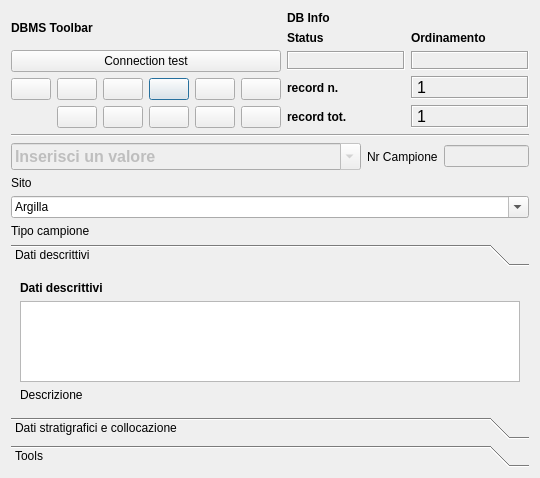
<?xml version="1.0" encoding="UTF-8"?>
<ui version="4.0">
 <class>DialogCampioni</class>
 <widget class="QDialog" name="DialogCampioni">
  <property name="geometry">
   <rect>
    <x>0</x>
    <y>0</y>
    <width>540</width>
    <height>478</height>
   </rect>
  </property>
  <property name="minimumSize">
   <size>
    <width>540</width>
    <height>400</height>
   </size>
  </property>
  <property name="windowTitle">
   <string>pyArchInit Gestione Scavi - Scheda Campioni</string>
  </property>
  <property name="windowIcon">
   <iconset resource="resources.qrc">
    <normaloff>:/icons/iconSite.png</normaloff>:/images/iconSite.png</iconset>
  </property>
  <layout class="QGridLayout" name="gridLayout_7">
   <item row="0" column="1" colspan="3">
    <layout class="QGridLayout" name="gridLayout_2">
     <item row="0" column="0">
      <widget class="QLabel" name="label_29">
       <property name="font">
        <font>
         <weight>75</weight>
         <bold>true</bold>
        </font>
       </property>
       <property name="text">
        <string>DBMS Toolbar</string>
       </property>
      </widget>
     </item>
     <item row="0" column="1" rowspan="3">
      <layout class="QGridLayout" name="gridLayout_5">
       <item row="0" column="0">
        <widget class="QLabel" name="label_42">
         <property name="font">
          <font>
           <weight>75</weight>
           <bold>true</bold>
          </font>
         </property>
         <property name="autoFillBackground">
          <bool>true</bool>
         </property>
         <property name="text">
          <string>DB Info</string>
         </property>
        </widget>
       </item>
       <item row="1" column="0">
        <layout class="QGridLayout" name="gridLayout_4">
         <item row="0" column="1">
          <widget class="QLabel" name="label_43">
           <property name="font">
            <font>
             <pointsize>9</pointsize>
             <weight>75</weight>
             <bold>true</bold>
            </font>
           </property>
           <property name="text">
            <string>Ordinamento</string>
           </property>
           <property name="margin">
            <number>0</number>
           </property>
          </widget>
         </item>
         <item row="1" column="0">
          <widget class="QLabel" name="label_status">
           <property name="minimumSize">
            <size>
             <width>40</width>
             <height>0</height>
            </size>
           </property>
           <property name="font">
            <font>
             <pointsize>10</pointsize>
             <weight>75</weight>
             <bold>true</bold>
            </font>
           </property>
           <property name="cursor">
            <cursorShape>ForbiddenCursor</cursorShape>
           </property>
           <property name="mouseTracking">
            <bool>false</bool>
           </property>
           <property name="contextMenuPolicy">
            <enum>Qt::DefaultContextMenu</enum>
           </property>
           <property name="frameShape">
            <enum>QFrame::Box</enum>
           </property>
           <property name="frameShadow">
            <enum>QFrame::Sunken</enum>
           </property>
           <property name="text">
            <string/>
           </property>
           <property name="alignment">
            <set>Qt::AlignCenter</set>
           </property>
           <property name="margin">
            <number>0</number>
           </property>
          </widget>
         </item>
         <item row="1" column="1">
          <widget class="QLabel" name="label_sort">
           <property name="font">
            <font>
             <pointsize>10</pointsize>
             <weight>75</weight>
             <bold>true</bold>
            </font>
           </property>
           <property name="cursor">
            <cursorShape>ForbiddenCursor</cursorShape>
           </property>
           <property name="mouseTracking">
            <bool>false</bool>
           </property>
           <property name="contextMenuPolicy">
            <enum>Qt::DefaultContextMenu</enum>
           </property>
           <property name="frameShape">
            <enum>QFrame::Box</enum>
           </property>
           <property name="frameShadow">
            <enum>QFrame::Sunken</enum>
           </property>
           <property name="text">
            <string/>
           </property>
           <property name="alignment">
            <set>Qt::AlignCenter</set>
           </property>
           <property name="margin">
            <number>0</number>
           </property>
          </widget>
         </item>
         <item row="0" column="0">
          <widget class="QLabel" name="label_34">
           <property name="font">
            <font>
             <pointsize>9</pointsize>
             <weight>75</weight>
             <bold>true</bold>
            </font>
           </property>
           <property name="text">
            <string>Status</string>
           </property>
           <property name="margin">
            <number>0</number>
           </property>
          </widget>
         </item>
        </layout>
       </item>
       <item row="2" column="0">
        <layout class="QGridLayout" name="gridLayout_3">
         <item row="0" column="0">
          <widget class="QLabel" name="label_27">
           <property name="font">
            <font>
             <pointsize>9</pointsize>
             <weight>75</weight>
             <bold>true</bold>
            </font>
           </property>
           <property name="text">
            <string>record n.</string>
           </property>
           <property name="margin">
            <number>0</number>
           </property>
          </widget>
         </item>
         <item row="0" column="1">
          <widget class="QLabel" name="label_rec_corrente">
           <property name="font">
            <font>
             <family>Microsoft Sans Serif</family>
             <pointsize>12</pointsize>
            </font>
           </property>
           <property name="cursor">
            <cursorShape>ForbiddenCursor</cursorShape>
           </property>
           <property name="mouseTracking">
            <bool>false</bool>
           </property>
           <property name="contextMenuPolicy">
            <enum>Qt::DefaultContextMenu</enum>
           </property>
           <property name="frameShape">
            <enum>QFrame::Box</enum>
           </property>
           <property name="frameShadow">
            <enum>QFrame::Sunken</enum>
           </property>
           <property name="text">
            <string>1</string>
           </property>
          </widget>
         </item>
         <item row="1" column="0">
          <widget class="QLabel" name="label_28">
           <property name="font">
            <font>
             <pointsize>9</pointsize>
             <weight>75</weight>
             <bold>true</bold>
            </font>
           </property>
           <property name="text">
            <string>record tot.</string>
           </property>
           <property name="margin">
            <number>0</number>
           </property>
          </widget>
         </item>
         <item row="1" column="1">
          <widget class="QLabel" name="label_rec_tot">
           <property name="font">
            <font>
             <family>Microsoft Sans Serif</family>
             <pointsize>12</pointsize>
            </font>
           </property>
           <property name="cursor">
            <cursorShape>ForbiddenCursor</cursorShape>
           </property>
           <property name="mouseTracking">
            <bool>false</bool>
           </property>
           <property name="contextMenuPolicy">
            <enum>Qt::DefaultContextMenu</enum>
           </property>
           <property name="frameShape">
            <enum>QFrame::Box</enum>
           </property>
           <property name="frameShadow">
            <enum>QFrame::Sunken</enum>
           </property>
           <property name="text">
            <string>1</string>
           </property>
          </widget>
         </item>
        </layout>
       </item>
      </layout>
     </item>
     <item row="2" column="0">
      <layout class="QGridLayout" name="gridLayout">
       <item row="0" column="5">
        <widget class="QPushButton" name="pushButton_last_rec">
         <property name="toolTip">
          <string>Last rec</string>
         </property>
         <property name="text">
          <string/>
         </property>
         <property name="icon">
          <iconset resource="resources.qrc">
           <normaloff>:/icons/7_rightArrows.png</normaloff>:/images/7_rightArrows.png</iconset>
         </property>
        </widget>
       </item>
       <item row="0" column="6">
        <widget class="QPushButton" name="pushButton_new_rec">
         <property name="font">
          <font>
           <pointsize>9</pointsize>
          </font>
         </property>
         <property name="toolTip">
          <string>New record</string>
         </property>
         <property name="text">
          <string/>
         </property>
         <property name="icon">
          <iconset resource="resources.qrc">
           <normaloff>:/icons/newrec.png</normaloff>:/images/newrec.png</iconset>
         </property>
        </widget>
       </item>
       <item row="0" column="7">
        <widget class="QPushButton" name="pushButton_save">
         <property name="font">
          <font>
           <pointsize>9</pointsize>
          </font>
         </property>
         <property name="toolTip">
          <string>Save</string>
         </property>
         <property name="text">
          <string/>
         </property>
         <property name="icon">
          <iconset resource="resources.qrc">
           <normaloff>:/icons/b_save.png</normaloff>:/images/b_save.png</iconset>
         </property>
         <property name="autoDefault">
          <bool>false</bool>
         </property>
        </widget>
       </item>
       <item row="1" column="4">
        <widget class="QPushButton" name="pushButton_new_search">
         <property name="font">
          <font>
           <pointsize>9</pointsize>
          </font>
         </property>
         <property name="toolTip">
          <string>new search</string>
         </property>
         <property name="text">
          <string/>
         </property>
         <property name="icon">
          <iconset resource="resources.qrc">
           <normaloff>:/icons/new_search.png</normaloff>:/images/new_search.png</iconset>
         </property>
        </widget>
       </item>
       <item row="1" column="5">
        <widget class="QPushButton" name="pushButton_search_go">
         <property name="font">
          <font>
           <pointsize>9</pointsize>
          </font>
         </property>
         <property name="toolTip">
          <string>search !!!</string>
         </property>
         <property name="text">
          <string/>
         </property>
         <property name="icon">
          <iconset resource="resources.qrc">
           <normaloff>:/icons/search.png</normaloff>:/images/search.png</iconset>
         </property>
        </widget>
       </item>
       <item row="1" column="6">
        <widget class="QPushButton" name="pushButton_sort">
         <property name="font">
          <font>
           <pointsize>9</pointsize>
          </font>
         </property>
         <property name="toolTip">
          <string>Order by</string>
         </property>
         <property name="text">
          <string/>
         </property>
         <property name="icon">
          <iconset resource="resources.qrc">
           <normaloff>:/icons/sort.png</normaloff>:/images/sort.png</iconset>
         </property>
        </widget>
       </item>
       <item row="1" column="7">
        <widget class="QPushButton" name="pushButton_view_all">
         <property name="font">
          <font>
           <pointsize>9</pointsize>
          </font>
         </property>
         <property name="toolTip">
          <string>View alls records</string>
         </property>
         <property name="text">
          <string/>
         </property>
         <property name="icon">
          <iconset resource="resources.qrc">
           <normaloff>:/icons/view_all.png</normaloff>:/images/view_all.png</iconset>
         </property>
        </widget>
       </item>
       <item row="0" column="4">
        <widget class="QPushButton" name="pushButton_next_rec">
         <property name="toolTip">
          <string>Next rec</string>
         </property>
         <property name="text">
          <string/>
         </property>
         <property name="icon">
          <iconset resource="resources.qrc">
           <normaloff>:/icons/6_rightArrow.png</normaloff>:/images/6_rightArrow.png</iconset>
         </property>
        </widget>
       </item>
       <item row="0" column="3">
        <widget class="QPushButton" name="pushButton_prev_rec">
         <property name="maximumSize">
          <size>
           <width>75</width>
           <height>16777215</height>
          </size>
         </property>
         <property name="toolTip">
          <string>Prev rec</string>
         </property>
         <property name="text">
          <string/>
         </property>
         <property name="icon">
          <iconset resource="resources.qrc">
           <normaloff>:/icons/4_leftArrow.png</normaloff>:/images/4_leftArrow.png</iconset>
         </property>
        </widget>
       </item>
       <item row="0" column="2">
        <widget class="QPushButton" name="pushButton_first_rec">
         <property name="toolTip">
          <string>First rec</string>
         </property>
         <property name="text">
          <string/>
         </property>
         <property name="icon">
          <iconset resource="resources.qrc">
           <normaloff>:/icons/5_leftArrows.png</normaloff>:/images/5_leftArrows.png</iconset>
         </property>
        </widget>
       </item>
       <item row="1" column="3">
        <widget class="QPushButton" name="pushButton_delete">
         <property name="maximumSize">
          <size>
           <width>75</width>
           <height>16777215</height>
          </size>
         </property>
         <property name="font">
          <font>
           <pointsize>9</pointsize>
          </font>
         </property>
         <property name="toolTip">
          <string>Delete record</string>
         </property>
         <property name="text">
          <string/>
         </property>
         <property name="icon">
          <iconset resource="resources.qrc">
           <normaloff>:/icons/delete.png</normaloff>:/images/delete.png</iconset>
         </property>
        </widget>
       </item>
      </layout>
     </item>
     <item row="1" column="0">
      <widget class="QPushButton" name="pushButton_connect">
       <property name="text">
        <string>Connection test</string>
       </property>
      </widget>
     </item>
    </layout>
   </item>
   <item row="1" column="1" colspan="3">
    <widget class="Line" name="line_8">
     <property name="font">
      <font>
       <weight>75</weight>
       <bold>true</bold>
      </font>
     </property>
     <property name="orientation">
      <enum>Qt::Horizontal</enum>
     </property>
    </widget>
   </item>
   <item row="2" column="1">
    <widget class="QComboBox" name="comboBox_sito">
     <property name="enabled">
      <bool>false</bool>
     </property>
     <property name="minimumSize">
      <size>
       <width>350</width>
       <height>0</height>
      </size>
     </property>
     <property name="font">
      <font>
       <pointsize>12</pointsize>
       <weight>75</weight>
       <bold>true</bold>
      </font>
     </property>
     <property name="mouseTracking">
      <bool>true</bool>
     </property>
     <property name="editable">
      <bool>true</bool>
     </property>
     <property name="maxVisibleItems">
      <number>99999</number>
     </property>
     <property name="maxCount">
      <number>2147483647</number>
     </property>
     <item>
      <property name="text">
       <string>Inserisci un valore</string>
      </property>
     </item>
    </widget>
   </item>
   <item row="2" column="3">
    <widget class="QLineEdit" name="lineEdit_nr_campione">
     <property name="enabled">
      <bool>false</bool>
     </property>
     <property name="minimumSize">
      <size>
       <width>0</width>
       <height>0</height>
      </size>
     </property>
     <property name="maximumSize">
      <size>
       <width>16777215</width>
       <height>16777215</height>
      </size>
     </property>
    </widget>
   </item>
   <item row="4" column="1" colspan="3">
    <layout class="QVBoxLayout" name="verticalLayout">
     <item>
      <widget class="QComboBox" name="comboBox_tipo_campione">
       <property name="editable">
        <bool>true</bool>
       </property>
       <item>
        <property name="text">
         <string>Argilla</string>
        </property>
       </item>
       <item>
        <property name="text">
         <string>Calce</string>
        </property>
       </item>
       <item>
        <property name="text">
         <string>Carbone</string>
        </property>
       </item>
       <item>
        <property name="text">
         <string>Cocciopesto</string>
        </property>
       </item>
       <item>
        <property name="text">
         <string>Concotto</string>
        </property>
       </item>
       <item>
        <property name="text">
         <string>Intonaco</string>
        </property>
       </item>
       <item>
        <property name="text">
         <string>Laterizio</string>
        </property>
       </item>
       <item>
        <property name="text">
         <string>Legno</string>
        </property>
       </item>
       <item>
        <property name="text">
         <string>Minerale</string>
        </property>
       </item>
       <item>
        <property name="text">
         <string>Malta</string>
        </property>
       </item>
       <item>
        <property name="text">
         <string>Ossa</string>
        </property>
       </item>
       <item>
        <property name="text">
         <string>Ossa combuste</string>
        </property>
       </item>
       <item>
        <property name="text">
         <string>Pietrisco</string>
        </property>
       </item>
       <item>
        <property name="text">
         <string>Scoria</string>
        </property>
       </item>
       <item>
        <property name="text">
         <string>Scoria di ceramica</string>
        </property>
       </item>
       <item>
        <property name="text">
         <string>Scoria di metallo</string>
        </property>
       </item>
       <item>
        <property name="text">
         <string>Scoria di vetro</string>
        </property>
       </item>
       <item>
        <property name="text">
         <string>Terra</string>
        </property>
       </item>
       <item>
        <property name="text">
         <string>Terra e carboni</string>
        </property>
       </item>
      </widget>
     </item>
     <item>
      <widget class="QLabel" name="label_2">
       <property name="text">
        <string>Tipo campione</string>
       </property>
      </widget>
     </item>
    </layout>
   </item>
   <item row="5" column="1" colspan="3">
    <widget class="QToolBox" name="toolBox">
     <property name="currentIndex">
      <number>0</number>
     </property>
     <widget class="QWidget" name="page">
      <property name="geometry">
       <rect>
        <x>0</x>
        <y>0</y>
        <width>522</width>
        <height>146</height>
       </rect>
      </property>
      <attribute name="label">
       <string>Dati descrittivi</string>
      </attribute>
      <layout class="QGridLayout" name="gridLayout_9">
       <item row="1" column="0">
        <layout class="QVBoxLayout" name="verticalLayout_3">
         <item>
          <widget class="QLabel" name="label_13">
           <property name="font">
            <font>
             <weight>75</weight>
             <bold>true</bold>
            </font>
           </property>
           <property name="text">
            <string>Dati descrittivi</string>
           </property>
          </widget>
         </item>
         <item>
          <widget class="QTextEdit" name="textEdit_descrizione_camp">
           <property name="minimumSize">
            <size>
             <width>0</width>
             <height>20</height>
            </size>
           </property>
           <property name="maximumSize">
            <size>
             <width>16777215</width>
             <height>16000000</height>
            </size>
           </property>
           <property name="font">
            <font>
             <pointsize>10</pointsize>
            </font>
           </property>
          </widget>
         </item>
        </layout>
       </item>
       <item row="2" column="0">
        <widget class="QLabel" name="label_6">
         <property name="text">
          <string>Descrizione </string>
         </property>
        </widget>
       </item>
      </layout>
     </widget>
     <widget class="QWidget" name="page_4">
      <property name="geometry">
       <rect>
        <x>0</x>
        <y>0</y>
        <width>505</width>
        <height>186</height>
       </rect>
      </property>
      <attribute name="label">
       <string>Dati stratigrafici e collocazione</string>
      </attribute>
      <layout class="QGridLayout" name="gridLayout_6">
       <item row="0" column="0" colspan="4">
        <widget class="QLabel" name="label_15">
         <property name="font">
          <font>
           <weight>75</weight>
           <bold>true</bold>
          </font>
         </property>
         <property name="text">
          <string>Riferimenti stratigraific e Inventario Materiali</string>
         </property>
        </widget>
       </item>
       <item row="7" column="3" rowspan="3">
        <widget class="QLabel" name="label_7">
         <property name="text">
          <string>Riferimento Nr. Inventario Materiale</string>
         </property>
        </widget>
       </item>
       <item row="7" column="4" rowspan="3">
        <widget class="QLineEdit" name="lineEdit_n_inv_mat"/>
       </item>
       <item row="10" column="0" colspan="5">
        <widget class="Line" name="line">
         <property name="orientation">
          <enum>Qt::Horizontal</enum>
         </property>
        </widget>
       </item>
       <item row="11" column="0" colspan="5">
        <layout class="QGridLayout" name="gridLayout_10">
         <item row="0" column="0">
          <widget class="QLabel" name="label_14">
           <property name="font">
            <font>
             <weight>75</weight>
             <bold>true</bold>
            </font>
           </property>
           <property name="text">
            <string>Riferimenti collocazione</string>
           </property>
          </widget>
         </item>
         <item row="1" column="0">
          <layout class="QGridLayout" name="gridLayout_8">
           <item row="0" column="0">
            <widget class="QLineEdit" name="lineEdit_luogo_conservazione">
             <property name="minimumSize">
              <size>
               <width>344</width>
               <height>0</height>
              </size>
             </property>
            </widget>
           </item>
           <item row="0" column="1">
            <widget class="QLineEdit" name="lineEdit_cassa">
             <property name="minimumSize">
              <size>
               <width>61</width>
               <height>0</height>
              </size>
             </property>
            </widget>
           </item>
           <item row="1" column="0">
            <widget class="QLabel" name="label_11">
             <property name="text">
              <string>Luogo di conservazione</string>
             </property>
            </widget>
           </item>
           <item row="1" column="1">
            <widget class="QLabel" name="label_12">
             <property name="text">
              <string>Cassa</string>
             </property>
            </widget>
           </item>
          </layout>
         </item>
        </layout>
       </item>
       <item row="2" column="0">
        <widget class="QLabel" name="label_4">
         <property name="text">
          <string>Area</string>
         </property>
        </widget>
       </item>
       <item row="6" column="0">
        <widget class="QLabel" name="label_5">
         <property name="text">
          <string>US</string>
         </property>
        </widget>
       </item>
       <item row="2" column="2">
        <widget class="QLineEdit" name="lineEdit_area"/>
       </item>
       <item row="6" column="2">
        <widget class="QLineEdit" name="lineEdit_us"/>
       </item>
      </layout>
     </widget>
     <widget class="QWidget" name="page_3">
      <property name="geometry">
       <rect>
        <x>0</x>
        <y>0</y>
        <width>522</width>
        <height>146</height>
       </rect>
      </property>
      <attribute name="label">
       <string>Tools</string>
      </attribute>
      <layout class="QFormLayout" name="formLayout">
       <item row="0" column="0">
        <layout class="QHBoxLayout" name="horizontalLayout_2">
         <item>
          <widget class="QPushButton" name="pushButton_exp_champ_sheet_pdf">
           <property name="text">
            <string>Esporta scheda campioni</string>
           </property>
          </widget>
         </item>
         <item>
          <widget class="QPushButton" name="pushButton_index_pdf">
           <property name="enabled">
            <bool>true</bool>
           </property>
           <property name="text">
            <string>Esporta elenco campioni PDF</string>
           </property>
          </widget>
         </item>
        </layout>
       </item>
       <item row="1" column="0">
        <layout class="QHBoxLayout" name="horizontalLayout_3">
         <item>
          <widget class="QLabel" name="label_8">
           <property name="toolTip">
            <string>Carica tutti layer che contengono geometrie relative a questo sito</string>
           </property>
           <property name="text">
            <string>..</string>
           </property>
          </widget>
         </item>
         <item>
          <widget class="QPushButton" name="pushButton_sites_geometry">
           <property name="enabled">
            <bool>false</bool>
           </property>
           <property name="text">
            <string>Carica</string>
           </property>
          </widget>
         </item>
        </layout>
       </item>
       <item row="2" column="0">
        <layout class="QHBoxLayout" name="horizontalLayout_4">
         <item>
          <widget class="QLabel" name="label_9">
           <property name="text">
            <string>...</string>
           </property>
          </widget>
         </item>
         <item>
          <widget class="QPushButton" name="pushButton_rel_pdf">
           <property name="enabled">
            <bool>false</bool>
           </property>
           <property name="text">
            <string>Esporta</string>
           </property>
          </widget>
         </item>
        </layout>
       </item>
      </layout>
     </widget>
    </widget>
   </item>
   <item row="2" column="2">
    <widget class="QLabel" name="label_10">
     <property name="text">
      <string>Nr Campione</string>
     </property>
    </widget>
   </item>
   <item row="3" column="1">
    <widget class="QLabel" name="label">
     <property name="text">
      <string>Sito</string>
     </property>
    </widget>
   </item>
  </layout>
 </widget>
 <resources>
  <include location="resources.qrc"/>
 </resources>
 <connections/>
</ui>
